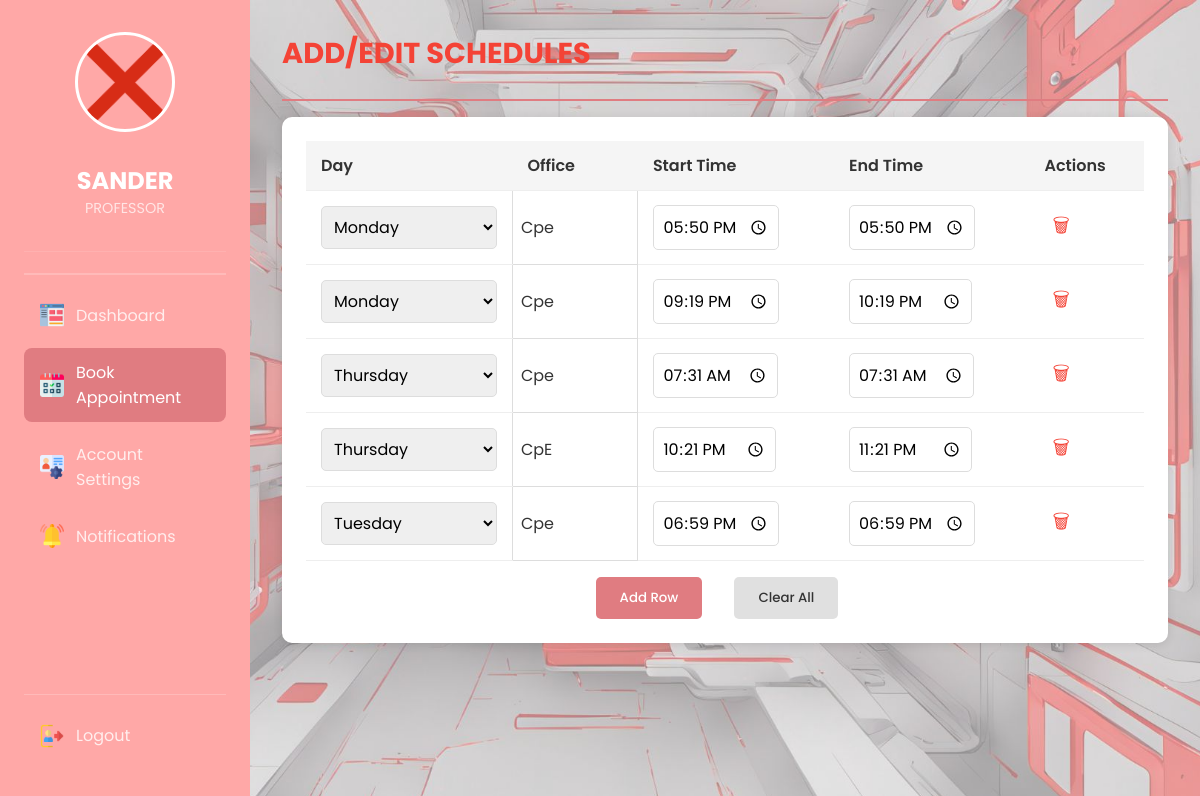
The app's page /pbookAppointment (signed in), older data.
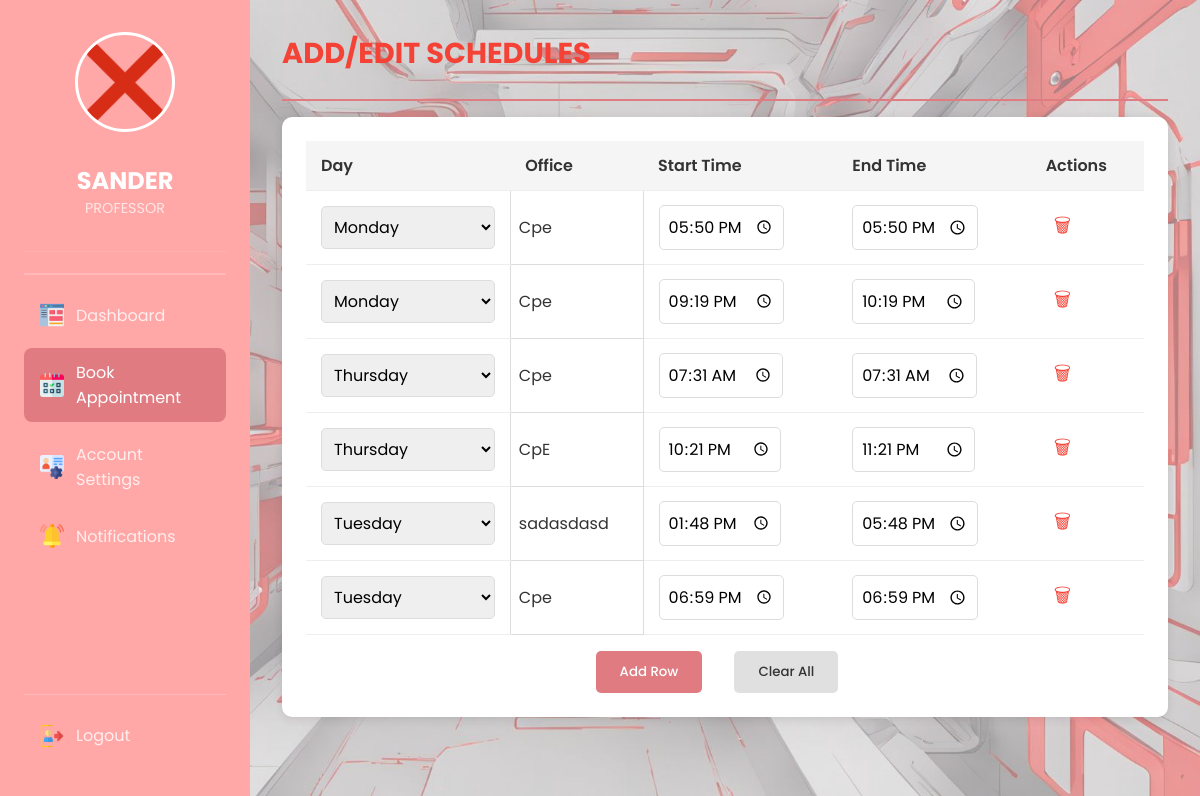
The same page, newer data.
### tables this page shows
CREATE TABLE "schedules" (
                id INTEGER PRIMARY KEY AUTOINCREMENT,
                professor_id INTEGER,
                day TEXT,
                office TEXT,
                 start_time TEXT,
                end_time TEXT
        );

### app.py (the view)
@app.route('/pbookAppointment')
def pbookAppointment():
    if 'user_id' not in session:
        flash('Please log in first.', 'error')
        return redirect(url_for('login'))
    user = get_user_by_id(session['user_id'])
    schedules = get_schedules_for_professor(session['user_id'])
    return render_template('pbookAppointment.html', user=user, schedules=schedules)

### database.py (called while the page is built)
def get_db():
    conn = sqlite3.connect(DATABASE)
    conn.row_factory = sqlite3.Row  # Allows column access by name
    return conn

def get_user_by_id(user_id):
    try:
        conn = get_db()
        cursor = conn.cursor()
        cursor.execute('SELECT id, name, role, email, profile_picture FROM users WHERE id = ?', (user_id,))
        user = cursor.fetchone()
        return dict(user) if user else None
    except Exception as e:
        print("Database Fetch Error:", str(e))
        return None
    finally:
        conn.close()

### templates/pbookAppointment.html (shortened to what this page needs)
<!DOCTYPE html>
<html lang="en">
<head>
    <link rel="stylesheet" href="{{ url_for('static', filename='css/pbookAppointment.css') }}">
</head>
<body>
    <div class="sidebar">
        <div class="user-profile">
            <div class="avatar">
                <img id="sidebar-profile-pic"
               src="{{ url_for('static', filename='uploads/' + user.profile_picture) if user.profile_picture else url_for('static', filename='images/default.png') }}"
               alt="{{ user.name }}'s Profile Picture">
            </div>
            <h1>{{ user.name | upper }}</h1>
            <p>{{ user.role | upper }}</p>
        </div>
    <div class="decorative-line">
    </div>
    <nav class="nav-menu">
        <div class="nav-items-container">
        <a href="/professor_dashboard" class="nav-item">
            <img src="static/images/dashboard1.png" alt="Dashboard" class="button-icon">
            <span>Dashboard</span>
        </a>
        <a href="/pbookAppointment" class="nav-item active">
            <img src="static/images/bookanappointment1.png" alt="Book Appointment" class="button-icon">
            <span>Book Appointment</span>
        </a>
        <a href="/paccountSettings" class="nav-item">
            <img src="static/images/accsettings1.png" alt="Settings" class="button-icon">
            <span>Account Settings</span>
        </a>
        <a href="/pnotification" class="nav-item ">
            <img src="static/images/notification1.png" alt="Notifications" class="button-icon">
            <span>Notifications</span>
        </a>
    </div>
        <div class="logout-container">
        <a href="#logoutPopover" class="nav-item logout-btn">
            <img src="static/images/logout1.png" alt="Logout" class="button-icon">
            <span>Logout</span>
        </a>
        </div>
    </nav>
</div>
    <div class="top-box">
        <h3>ADD/EDIT SCHEDULES</h3>
        <div class="line-box"></div>
        <div class="schedule-box">
            <table id="scheduleTable">
                <thead>
                    <tr>
                        <th>Day</th>
                        <th>Office</th>
                        <th>Start Time</th>
                        <th>End Time</th>
                        <th>Actions</th>
                    </tr>
                </thead>
                <tbody id="scheduleBody">
                    {% for sched in schedules %}
                    <tr>
                        <td>
                            <select name="day">
                                <option value="Monday" {% if sched.day == 'Monday' %}selected{% endif %}>Monday</option>
                                <option value="Tuesday" {% if sched.day == 'Tuesday' %}selected{% endif %}>Tuesday</option>
                                <option value="Thursday" {% if sched.day == 'Thursday' %}selected{% endif %}>Thursday</option>
                            </select>
                        </td>
                        <td contenteditable="true">{{ sched.office }}</td>
                        <td><input type="time" name="start_time" value="{{ sched.start_time }}"></td>
                        <td><input type="time" name="end_time" value="{{ sched.end_time }}"></td>
                        <td>
                            <button class="remove-btn" onclick="removeRow(this)">🗑</button>
                        </td>
                    </tr>
                    {% endfor %}
                </tbody>
            </table>
            <div class= "button-group"style="margin-top: 10px;">
                <button id="addRowBtn" onclick="addRow()">Add Row</button>
                <button onclick="clearAllRows()">Clear All</button>
            </div>
        </div>
    </div>
</body>
</html>

Row changes from the older to the newer data that the page shows:
added schedules: day "Tuesday", office "sadasdasd", start_time "13:48", end_time "17:48"
